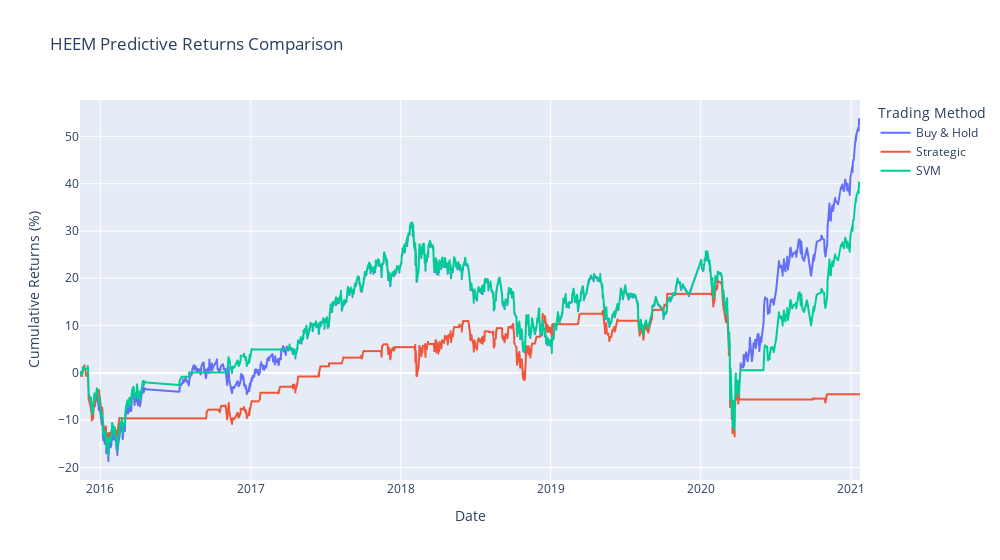

Here is the notebook cell this chart was saved with:
### Markdown cell above
### Step 7: Create a cumulative return plot that shows the actual returns vs. the strategy returns. Save a PNG image of this plot. This will serve as a baseline against which to compare the effects of tuning the trading algorithm.

### Code cell
# Plot the actual returns versus the strategy returns
predicted_returns = svm_predictions_df['Actual Returns'] * svm_predictions_df['Predicted Signal']

returns_df_2 = pd.DataFrame({
    'Buy & Hold': ((1 + svm_predictions_df['Actual Returns']).cumprod() - 1) * 100,
    'Strategic': ((1 + svm_predictions_df['Strategy Returns']).cumprod() - 1) * 100,
    'SVM': ((1 + predicted_returns).cumprod() - 1) * 100
}, index=svm_predictions_df.index).dropna()

fig_2 = px.line(
    returns_df_2, 
    title='HEEM Predictive Returns Comparison',
    labels=dict(value='Cumulative Returns (%)', date='Date', variable='Trading Method'),
    width=1000, 
)
fig_2.show()

### Figure 1 — Plotly figure (JSON) as saved in the notebook; plotly's stock layout.template omitted (floating-point values rounded to 4 significant figures; data arrays with more than 128 entries replaced by an {"elided": "..."} marker saying what was removed)
{"data": [{"hovertemplate": "Trading Method=Buy & Hold<br>Date=%{x}<br>Cumulative Returns (%)=%{y}<extra></extra>", "legendgroup": "Buy & Hold", "line": {"color": "#636efa", "dash": "solid"}, "marker": {"symbol": "circle"}, "mode": "lines", "name": "Buy & Hold", "showlegend": true, "type": "scattergl", "x": {"elided": "3856 str values"}, "xaxis": "x", "y": {"elided": "3856 float values"}, "yaxis": "y"}, {"hovertemplate": "Trading Method=Strategic<br>Date=%{x}<br>Cumulative Returns (%)=%{y}<extra></extra>", "legendgroup": "Strategic", "line": {"color": "#EF553B", "dash": "solid"}, "marker": {"symbol": "circle"}, "mode": "lines", "name": "Strategic", "showlegend": true, "type": "scattergl", "x": {"elided": "3856 str values"}, "xaxis": "x", "y": {"elided": "3856 float values"}, "yaxis": "y"}, {"hovertemplate": "Trading Method=SVM<br>Date=%{x}<br>Cumulative Returns (%)=%{y}<extra></extra>", "legendgroup": "SVM", "line": {"color": "#00cc96", "dash": "solid"}, "marker": {"symbol": "circle"}, "mode": "lines", "name": "SVM", "showlegend": true, "type": "scattergl", "x": {"elided": "3856 str values"}, "xaxis": "x", "y": {"elided": "3856 float values"}, "yaxis": "y"}], "layout": {"legend": {"title": {"text": "Trading Method"}, "tracegroupgap": 0}, "title": {"text": "HEEM Predictive Returns Comparison"}, "width": 1000, "xaxis": {"anchor": "y", "domain": [0, 1], "title": {"text": "Date"}}, "yaxis": {"anchor": "x", "domain": [0, 1], "title": {"text": "Cumulative Returns (%)"}}}}
